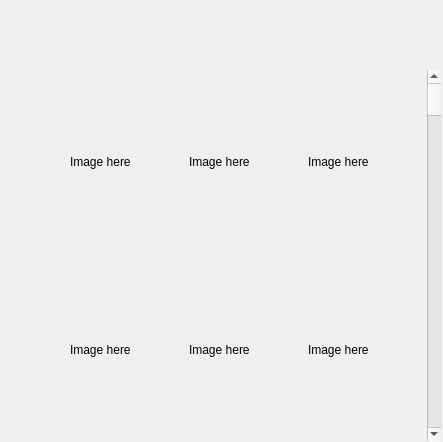
<?xml version="1.0" encoding="UTF-8"?>
<ui version="4.0">
 <class>Form</class>
 <widget class="QWidget" name="Form">
  <property name="geometry">
   <rect>
    <x>0</x>
    <y>0</y>
    <width>443</width>
    <height>442</height>
   </rect>
  </property>
  <property name="windowTitle">
   <string>Form</string>
  </property>
  <widget class="QWidget" name="gridLayoutWidget">
   <property name="geometry">
    <rect>
     <x>70</x>
     <y>70</y>
     <width>371</width>
     <height>371</height>
    </rect>
   </property>
   <layout class="QGridLayout" name="gridLayout">
    <item row="0" column="1">
     <widget class="QLabel" name="label">
      <property name="text">
       <string>Image here</string>
      </property>
     </widget>
    </item>
    <item row="1" column="0">
     <widget class="QLabel" name="label_4">
      <property name="text">
       <string>Image here</string>
      </property>
     </widget>
    </item>
    <item row="1" column="2">
     <widget class="QLabel" name="label_6">
      <property name="text">
       <string>Image here</string>
      </property>
     </widget>
    </item>
    <item row="0" column="0">
     <widget class="QLabel" name="label_3">
      <property name="text">
       <string>Image here</string>
      </property>
     </widget>
    </item>
    <item row="0" column="4" rowspan="2">
     <widget class="QScrollBar" name="verticalScrollBar">
      <property name="orientation">
       <enum>Qt::Vertical</enum>
      </property>
     </widget>
    </item>
    <item row="1" column="1">
     <widget class="QLabel" name="label_5">
      <property name="text">
       <string>Image here</string>
      </property>
     </widget>
    </item>
    <item row="0" column="2">
     <widget class="QLabel" name="label_2">
      <property name="text">
       <string>Image here</string>
      </property>
     </widget>
    </item>
   </layout>
  </widget>
 </widget>
 <resources/>
 <connections/>
</ui>
